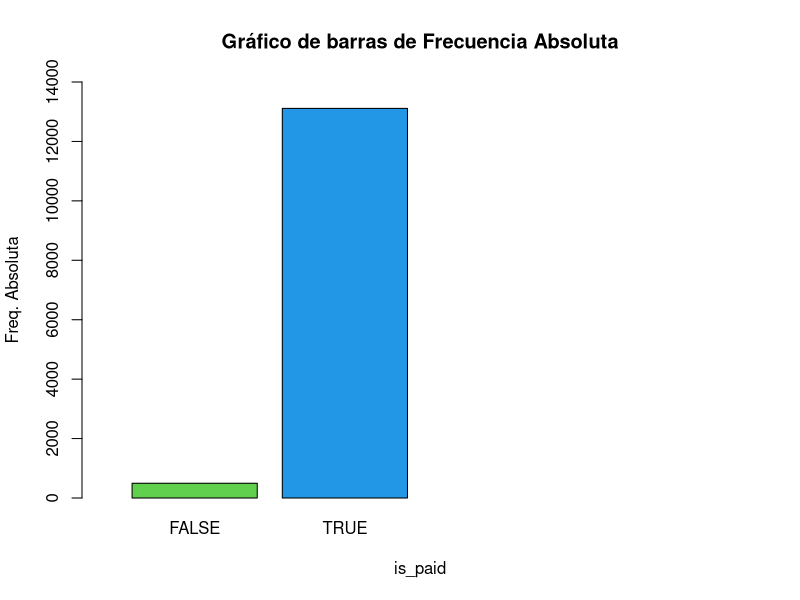
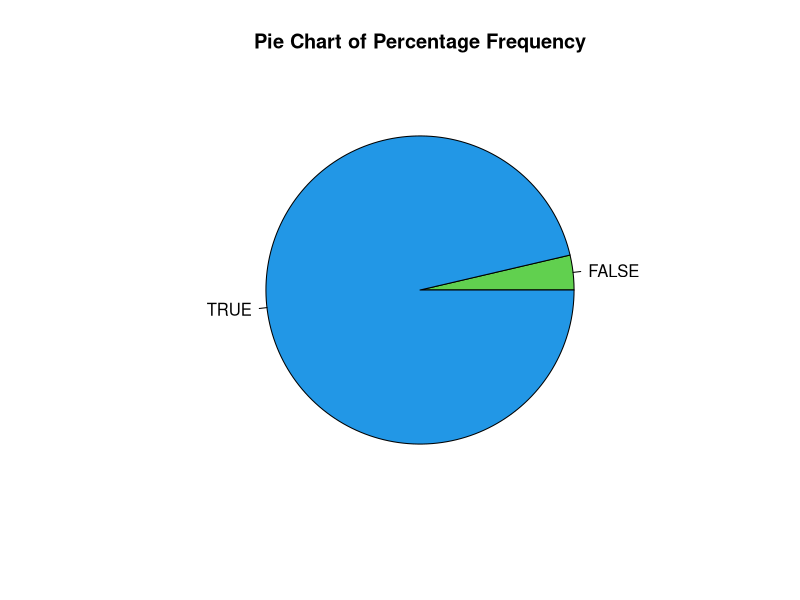

Write the R code that produced these figures, in order.
# Download necessary library to read file 
library(readr)
# Import and read udemy_data.csv
udemy_data <- read_csv("udemy_data.csv")
View(udemy_data)

# Observe  the minimum, maximum, quartiles, mean, median and NA data
summary_is_p <- summary(udemy_data$is_paid)
print(summary_is_p)

# Frequencies
# Create the object for the absolute frequency
FrecAbs_is_p <- table(udemy_data$is_paid)
# Create the object for relative frequency
FrecRel_is_p <- prop.table(FrecAbs_is_p)
# Calculate percentage frequency
FrecPor_is_p <- FrecRel_is_p*100
# Based on the absolute, relative and percentage frequency, calculate the frequency distribution
DistFrec_is_p <- cbind(FrecAbs_is_p,FrecRel_is_p,FrecPor_is_p)


# Graphics and more

# Bar graphic
# Create bar graphic for absolute frequency 
barplot(FrecAbs_is_p,ylim = c(0,14000),
        xlim= c(0,5), main="Gráfico de barras de Frecuencia Absoluta", 
        xlab="is_paid", ylab="Freq. Absoluta",col=c(3,4))

# Pie chart
# Create bar graphic for percentage frequency 
pie(FrecPor_is_p, main="Pie Chart of Percentage Frequency", col=c(3,4))

